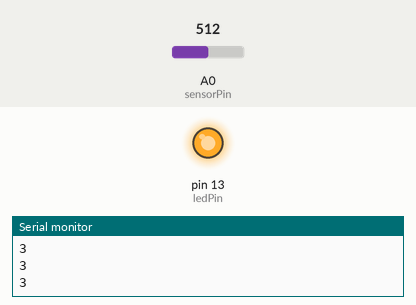
A sketch run on a simulated Arduino Uno, built with avr-gcc and run on an emulated ATmega328P. Shown: output pins drawn as LEDs (lit = HIGH), the last lines printed to the serial monitor. Inputs (shaded band) come from the test bench; at power-on: A0 (sensorPin) = 512.

Above: at 1.2 s.
1.3 s: A0 (sensorPin) set to 32
4.3 s: A0 (sensorPin) set to 26
At 5.0 s:
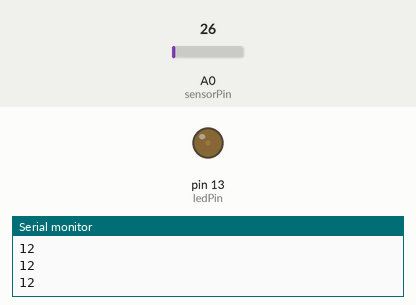
6.0 s: A0 (sensorPin) set to 122
At 6.4 s:
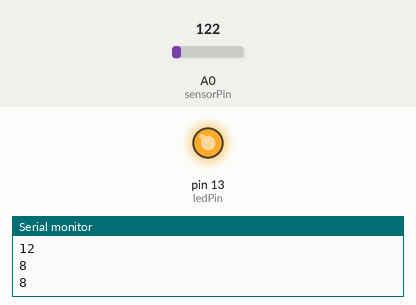
9.0 s: A0 (sensorPin) set to 0
At 9.6 s:
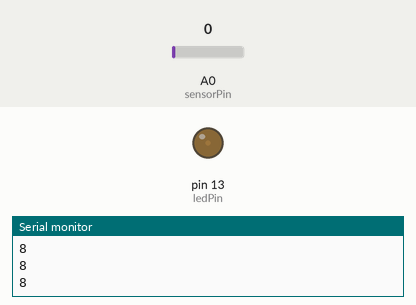
Timing chart, 0 to 11.5 s (numbered marks = the images above; inputs shaded):
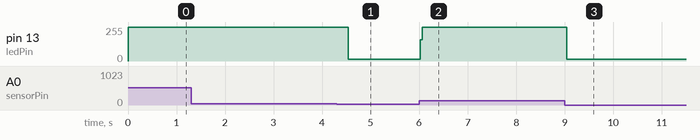

Measured:
- the behaviour switches between 30 and 29 on A0 (sensorPin) (found by bisection; images 0 and 1)
- after the input at 4.3 s, pin 13 (ledPin): 255/255 → 12/255 after 0.24 s
- after the input at 6.0 s, pin 13 (ledPin): 12/255 → 255/255 at once
- after the input at 9.0 s, pin 13 (ledPin): 255/255 → 12/255 at once

The sketch:

keypad.ino
```cpp
int sensorPin = A0;   // select the input pin for the potentiometer
int ledPin = 13;      // select the pin for the LED
int sensorValue = 0;  // variable to store the value coming from the sensor
byte keyvalue;

void setup()
{
 pinMode(ledPin, OUTPUT);   // declare the ledPin as an OUTPUT:
 Serial.begin(9600);
 Serial.println("Started. Press a key");
}

void loop()
{
 sensorValue = analogRead(sensorPin); // read the value from the sensor:
 digitalWrite(ledPin, HIGH);          // turn the ledPin on
 switch(sensorValue)
  {
    case   0 ... 29:  keyvalue = 13; break;   // noise
    case 30 ... 50:  keyvalue = 12; break;   // *
    case 51 ... 70:  keyvalue =  7; break;   // 7
    case 71 ... 90:  keyvalue = 0; break;   // 0
    case 91 ... 110:  keyvalue =  11; break;   // #
    case 111 ... 130:  keyvalue =  8; break;   // 8
    case 131 ... 165:  keyvalue =  9; break;   // 4
    case 166 ... 200:  keyvalue =  4; break;   // 9
    case 201 ... 290:  keyvalue =  5; break;   // 5
    case 291 ... 350:  keyvalue =  1; break;   // 1
    case 351 ... 400:  keyvalue =  6; break;   // 6
    case 401 ... 510:  keyvalue =  2; break;   // 2
    case 511 ... 610: keyvalue =  3; break;   // 3
  }
 if(keyvalue<13) { Serial.println(keyvalue); delay(300); }
 digitalWrite(ledPin, LOW);   // turn the ledPin off:
}
```
